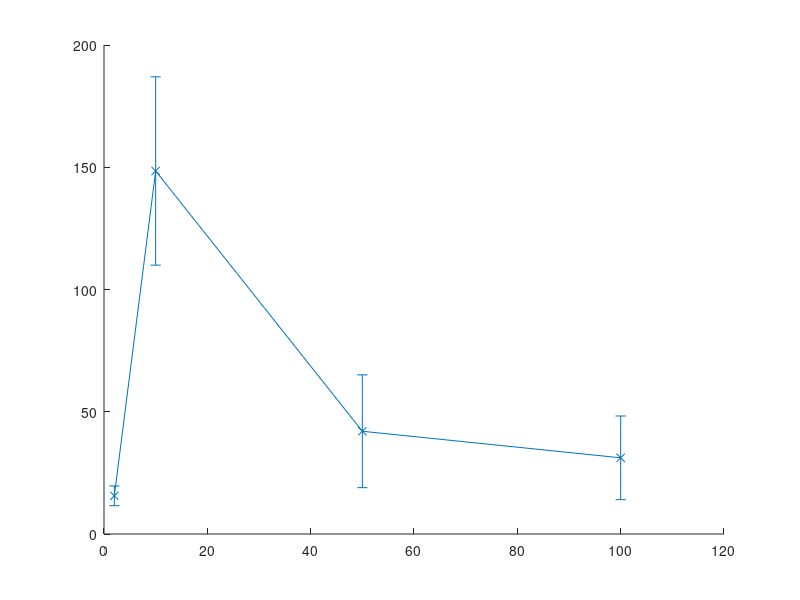

This figure's MATLAB source: (Note: this script raises an error after producing the figure.)
% Line plot for box

%% Load data

boxd2s0 = [2171.9518, 511.9852, 6000, 0, 0.23385, 0.02824;
2134.9363, 552.6352, 800, 0, 2.6687, 0.69079;
1.7916e+03, 312.97, 1.0482e+04, 79.3494, 0.1709, 0.0299];

boxd2s5 = [1525.5851, 734.2099, 6000, 0, 0.256258, 0.1255;
1306.7351, 743.3901, 800, 0, 1.6334, 0.92924;
1466.76 425.47 18861.13 264.44 0.08 0.02];

boxd2s25 = [1463.0842, 712.9935, 6000, 0 ,0.2463, 0.12244;
1310.3656, 744.3436,800,0, 1.638, 0.93043;
1446.618 410.936 68359.52 1341.007 0.021 0.006];

boxd2s125 = [1416.1503, 744.9932, 6000, 0, 0.3567 0.068994;
1261.0018, 761.5869,800,0, 1.5763, 0.95198;
1360.542764 408.572986 319371.56 6213.854238 0.00426 0.001276;];

boxd10s10 = [1.3596e+03, 341.8681, 4400, 0, 0.30909, 0.0777;
929.5557, 380.6265,1200,0, 0.7746, 0.3172;
1574.89507 302.59329 210377.75 152.55324 0.00749 0.00144];

boxd10s0 = [1.6830e+03, 317.0247, 4400, 0, 0.38263, 0.07209 ;
1.3077e+03, 339.16, 1200, 0, 1.0898, 0.28266;
1542.95152 345.06822 210352.38 118.1579 0.00734 0.00164];

boxd50s0 = [400.7331, 152.3721,4080,0, 0.10021, 0.038103;
217.8248 119.6069 880 0 0.2723 0.1495;
1577.5063492 132.0246783 243449.46 197.5855994 0.0064798 0.0005427];

boxd50s10 = [341.2378, 134.679, 4080, 0, 0.085331, 0.033678;
191.0172, 107.2506, 880, 0, 0.23877, 0.13406;
1583.2399269 160.1264556 247625.57 239.541998 0.0063936 0.0006459];

boxd100s0 = [130.7401, 73.7892,4040,0, 0.032693, 0.018452;
85.6103, 46.9899, 840, 0, 0.1019142, 0.05594;
1566.5295766 104.1618411 478978.82 280.2057462 0.0032706 0.0002175];

boxd100s10 = [114.1189, 59.5151, 4040, 0, 0.028537, 0.014882;
89.8926, 48.8117, 840, 0, 0.107019, 0.058109;
1566.4721242 89.7448082 295062.61 314.4712701 0.0053089 0.0003038];

    
%% Plot dimension

width = 595; %700 for legend
height = 160;

int_ess_1_s0 = [boxd2s0(1,5), boxd10s0(1,5),  boxd50s0(1,5),  boxd100s0(1,5)];
int_ess_5_s0 = [boxd2s0(2,5), boxd10s0(2,5),  boxd50s0(2,5),  boxd100s0(2,5)];
exHMC_5_s0 = [boxd2s0(3,5), boxd10s0(3,5),  boxd50s0(3,5),  boxd100s0(3,5)];

std_int_ess_1_s0 = [boxd2s0(1,6), boxd10s0(1,6),  boxd50s0(1,6),  boxd100s0(1,6)];
std_int_ess_5_s0 = [boxd2s0(2,6), boxd10s0(2,6),  boxd50s0(2,6),  boxd100s0(2,6)];
std_exHMC_5_s0 = [boxd2s0(3,6), boxd10s0(3,6),  boxd50s0(3,6),  boxd100s0(3,6)];


figure
hold on
errorbar([2,10,50,100],int_ess_5_s0./exHMC_5_s0,std_int_ess_5_s0./exHMC_5_s0,'-x','color',[0/255,170/255,191/255],'LineWidth',2)
errorbar([2,10,50,100],int_ess_1_s0./exHMC_5_s0,std_int_ess_1_s0./exHMC_5_s0,'-o','color',[55/255,44/255,129/255],'LineWidth',2)
errorbar([2,10,50,100],exHMC_5_s0./exHMC_5_s0,std_exHMC_5_s0./exHMC_5_s0,'-^','color','red','LineWidth',2)
hold off
set(gcf,'units','points','position',[0,0,width,height])
ylabel('Eff. Samps / Fn evals')
xlabel('Dimension')
%lh = legend('Int ESS(5)','Int ESS(1)','Exact HMC')
%set(lh,'Location','BestOutside','Orientation','vertical')

print(gcf, '-dpdf', 'Dimension');
%clf
%% Plot shift

width = 690; %700 for legend

int_ess_1_d2 = [boxd2s0(1,5), boxd2s5(1,5),  boxd2s25(1,5),  boxd2s125(1,5)];
int_ess_5_d2 = [boxd2s0(2,5), boxd2s5(2,5),  boxd2s25(2,5),  boxd2s125(2,5)];
exHMC_5_d2 = [boxd2s0(3,5), boxd2s5(3,5),  boxd2s25(3,5),  boxd2s125(3,5)];

std_int_ess_1_d2 = [boxd2s0(1,6), boxd2s5(1,6),  boxd2s25(1,6),  boxd2s125(1,6)];
std_int_ess_5_d2 = [boxd2s0(2,6), boxd2s5(2,6),  boxd2s25(2,6),  boxd2s125(2,6)];
std_exHMC_5_d2 = [boxd2s0(3,6), boxd2s5(3,6),  boxd2s25(3,6),  boxd2s125(3,6)];

figure
hold on
errorbar([0,5,25,125],int_ess_5_d2./exHMC_5_d2,std_int_ess_5_d2./exHMC_5_d2,'-x','color',[0/255,170/255,191/255],'LineWidth',2)
errorbar([0,5,25,125],int_ess_1_d2./exHMC_5_d2,std_int_ess_1_d2./exHMC_5_d2,'-o','color',[55/255,44/255,129/255],'LineWidth',2)
errorbar([0,5,25,125],exHMC_5_d2./exHMC_5_d2,std_exHMC_5_d2./exHMC_5_d2,'-^','color','red','LineWidth',2)
hold off
set(gcf,'units','points','position',[0,0,width,height])
ylabel('Eff. Samps / Fn evals')
xlabel('Shift')
lh = legend('Ana EPESS(5)','Ana EPESS(1)','Exact HMC')
set(lh,'Location','BestOutside','Orientation','vertical')
set(gca,'yscale','log')
set(gca,'xscale','log')
axis([0,130,0,1000])

print(gcf, '-dpdf', 'Shift');
clf